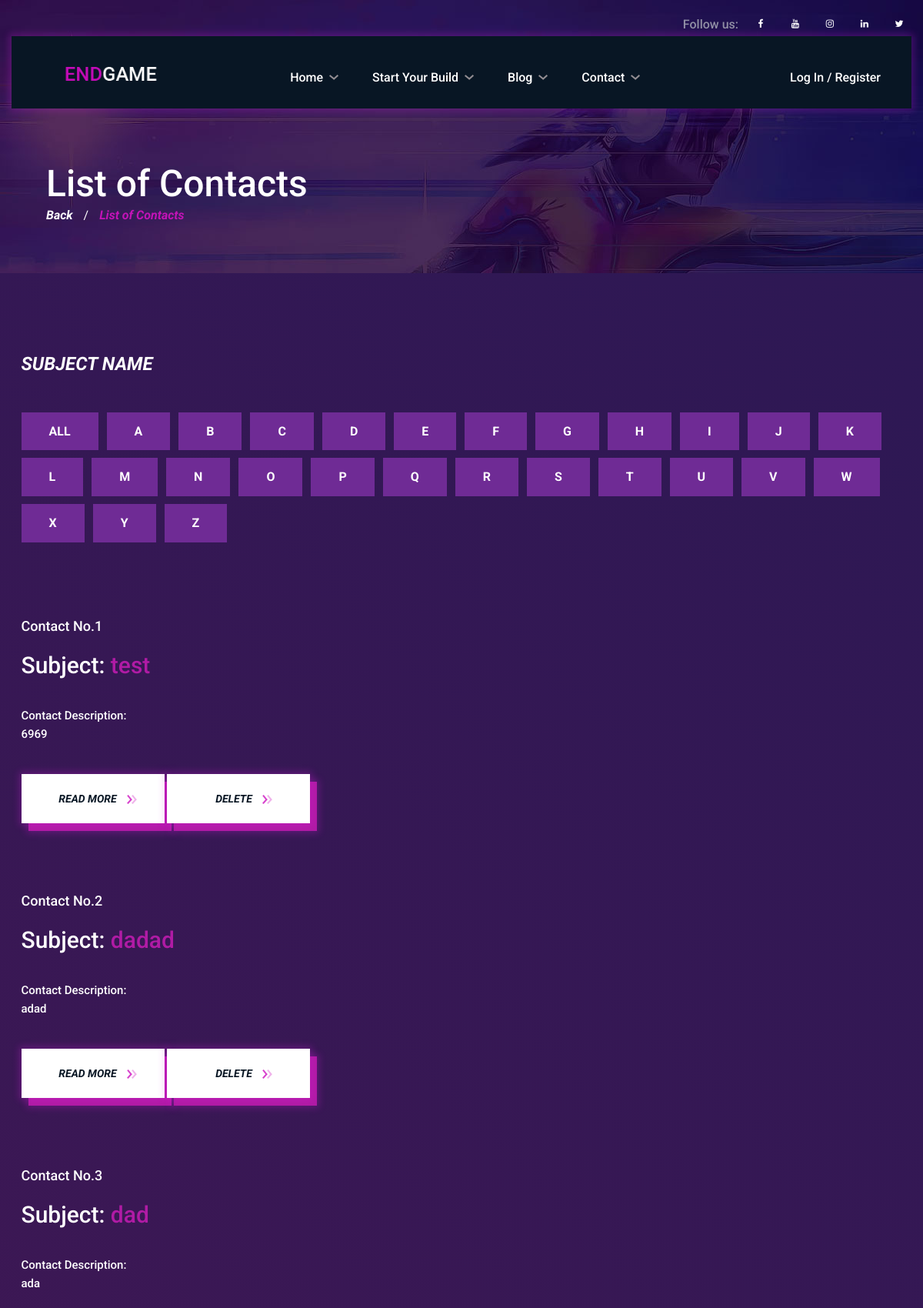
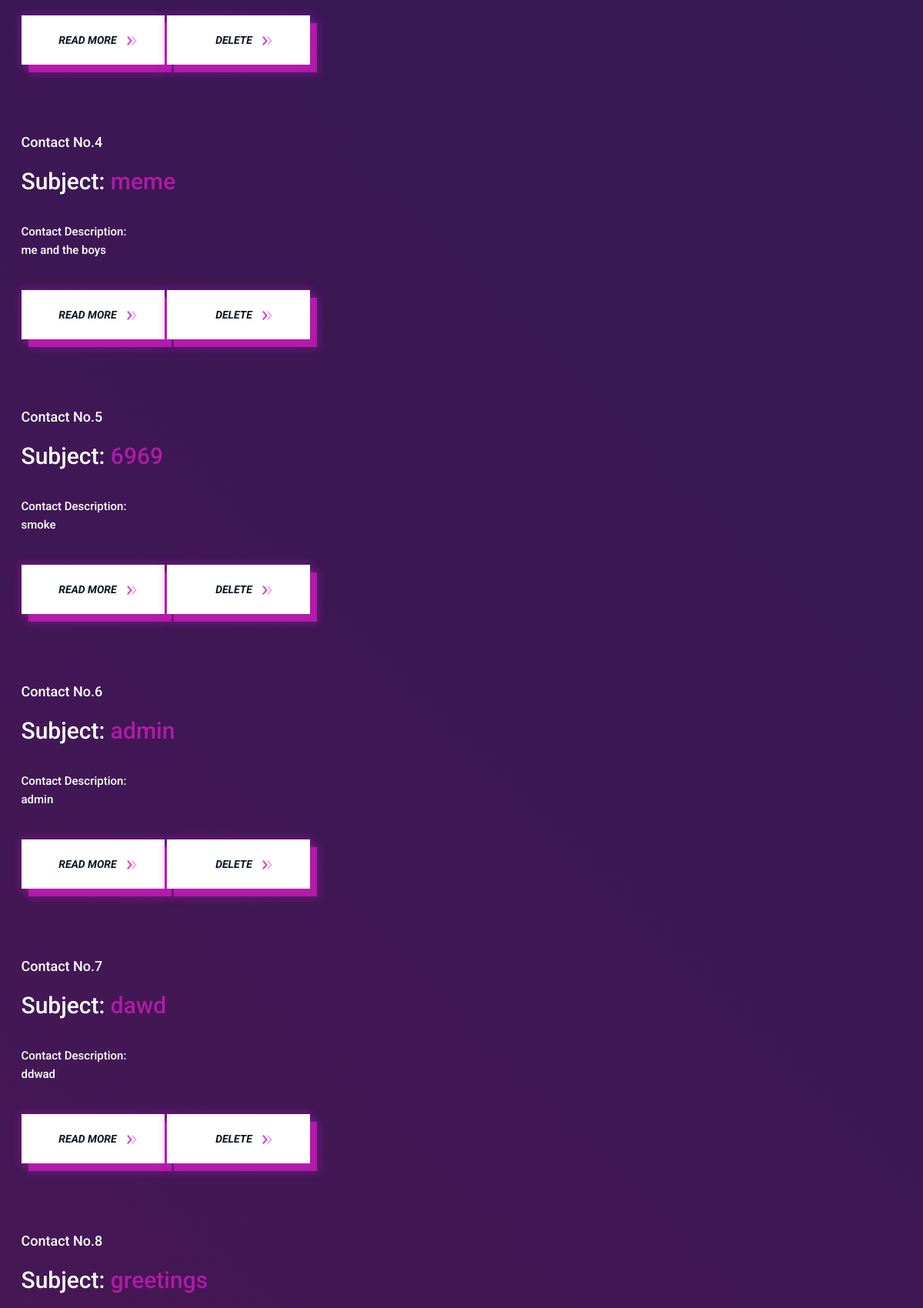
The page /contact_list.php (upper part) on the database its author committed (2 pictures, top to bottom).
### tables this page shows
CREATE TABLE `contact` (
  `contact_id` int(10) NOT NULL,
  `contact_name` varchar(50) NOT NULL,
  `contact_email` varchar(50) NOT NULL,
  `contact_subject` varchar(50) NOT NULL,
  `contact_message` varchar(300) NOT NULL,
  `contact_date_created` varchar(50) NOT NULL,
  `contact_created_by` varchar(50) NOT NULL
);

### contact_list.php (the view, shortened to what this page needs)
<?php
include("include/connectdb.php");
if(!isset($_GET['sub']) or $_GET['sub'] == 'all'){
	$qry_cont = "SELECT * FROM contact";
}elseif ($_GET['sub'] == 'a'){
	$qry_cont = "SELECT * FROM contact WHERE contact_subject LIKE 'a%' or contact_subject LIKE 'A%'";
}elseif ($_GET['sub'] == 'b') {
	$qry_cont = "SELECT * FROM contact WHERE contact_subject LIKE 'b%' or contact_subject LIKE 'B%'";
}elseif ($_GET['sub'] == 'c') {
	$qry_cont = "SELECT * FROM contact WHERE contact_subject LIKE 'c%' or contact_subject LIKE 'C%'";
}elseif ($_GET['sub'] == 'd') {
	$qry_cont = "SELECT * FROM contact WHERE contact_subject LIKE 'd%' or contact_subject LIKE 'D%'";
}elseif ($_GET['sub'] == 'e') {
	$qry_cont = "SELECT * FROM contact WHERE contact_subject LIKE 'e%' or contact_subject LIKE 'E%'";
}elseif ($_GET['sub'] == 'f') {
	$qry_cont = "SELECT * FROM contact WHERE contact_subject LIKE 'f%' or contact_subject LIKE 'F%'";
}elseif ($_GET['sub'] == 'g') {
	$qry_cont = "SELECT * FROM contact WHERE contact_subject LIKE 'g%' or contact_subject LIKE 'G%'";
}elseif ($_GET['sub'] == 'f') {
	$qry_cont = "SELECT * FROM contact WHERE contact_subject LIKE 'h%' or contact_subject LIKE 'H%'";
}elseif ($_GET['sub'] == 'h') {
	$qry_cont = "SELECT * FROM contact WHERE contact_subject LIKE 'i%' or contact_subject LIKE 'I%'";
}elseif ($_GET['sub'] == 'j') {
	$qry_cont = "SELECT * FROM contact WHERE contact_subject LIKE 'j%' or contact_subject LIKE 'J%'";
}elseif ($_GET['sub'] == 'k') {
	$qry_cont = "SELECT * FROM contact WHERE contact_subject LIKE 'k%' or contact_subject LIKE 'K%'";
}elseif ($_GET['sub'] == 'l'){
	$qry_cont = "SELECT * FROM contact WHERE contact_subject LIKE 'l%' or contact_subject LIKE 'L%'";
}elseif ($_GET['sub'] == 'm'){
	$qry_cont = "SELECT * FROM contact WHERE contact_subject LIKE 'm%' or contact_subject LIKE 'M%'";
}elseif ($_GET['sub'] == 'n'){
	$qry_cont = "SELECT * FROM contact WHERE contact_subject LIKE 'n%' or contact_subject LIKE 'N%'";
}elseif ($_GET['sub'] == 'o'){
	$qry_cont = "SELECT * FROM contact WHERE contact_subject LIKE 'o%' or contact_subject LIKE 'O%'";
}elseif ($_GET['sub'] == 'p'){
	$qry_cont = "SELECT * FROM contact WHERE contact_subject LIKE 'p%' or contact_subject LIKE 'P%'";
}elseif ($_GET['sub'] == 'q'){
	$qry_cont = "SELECT * FROM contact WHERE contact_subject LIKE 'q%' or contact_subject LIKE 'Q%'";
}elseif ($_GET['sub'] == 'r'){
	$qry_cont = "SELECT * FROM contact WHERE contact_subject LIKE 'r%' or contact_subject LIKE 'R%'";
}elseif ($_GET['sub'] == 's'){
	$qry_cont = "SELECT * FROM contact WHERE contact_subject LIKE 's%' or contact_subject LIKE 'S%'";
}elseif ($_GET['sub'] == 't'){
	$qry_cont = "SELECT * FROM contact WHERE contact_subject LIKE 't%' or contact_subject LIKE 'T%'";
}elseif ($_GET['sub'] == 'u'){
	$qry_cont = "SELECT * FROM contact WHERE contact_subject LIKE 'u%' or contact_subject LIKE 'U%'";
}elseif ($_GET['sub'] == 'v'){
	$qry_cont = "SELECT * FROM contact WHERE contact_subject LIKE 'v%' or contact_subject LIKE 'V%'";
}elseif ($_GET['sub'] == 'w'){
	$qry_cont = "SELECT * FROM contact WHERE contact_subject LIKE 'w%' or contact_subject LIKE 'W%'";
}elseif ($_GET['sub'] == 'x'){
	$qry_cont = "SELECT * FROM contact WHERE contact_subject LIKE 'x%' or contact_subject LIKE 'X%'";
}elseif ($_GET['sub'] == 'y'){
	$qry_cont = "SELECT * FROM contact WHERE contact_subject LIKE 'y%' or contact_subject LIKE 'Y%'";
}elseif ($_GET['sub'] == 'z'){
	$qry_cont = "SELECT * FROM contact WHERE contact_subject LIKE 'z%' or contact_subject LIKE 'Z%'";
}
$result_cont = mysqli_query($db, $qry_cont);
$num_result_cont = mysqli_num_rows($result_cont);
?>
<!DOCTYPE html>
<html lang="zxx">
<head>
	<link rel="stylesheet" href="css/bootstrap.min.css"/>
	<link rel="stylesheet" href="css/font-awesome.min.css"/>
	<link rel="stylesheet" href="css/slicknav.min.css"/>
	<link rel="stylesheet" href="css/owl.carousel.min.css"/>
	<link rel="stylesheet" href="css/magnific-popup.css"/>
	<link rel="stylesheet" href="css/animate.css"/>
	<link rel="stylesheet" href="css/style.css"/>
	<link rel="stylesheet" type="text/css" href="fonts/font-awesome-4.7.0/css/font-awesome.min.css">
	<link rel="stylesheet" type="text/css" href="vendor/animate/animate.css">
	<link rel="stylesheet" type="text/css" href="vendor/select2/select2.min.css">
	<link rel="stylesheet" type="text/css" href="vendor/perfect-scrollbar/perfect-scrollbar.css">
	<link rel="stylesheet" type="text/css" href="css/util.css">
	<link rel="stylesheet" type="text/css" href="css/list.css">
</head>
<body>
	<?php
	include("include/header.php");
	?>
	<section class="page-top-section set-bg" data-setbg="img/page-top-bg/4.jpg">
		<div class="page-info">
			<h2>List of Contacts</h2>
			<div class="site-breadcrumb">
				<a href="javascript:history.back()">Back</a>  /
				<span>List of Contacts</span>
			</div>
		</div>
	</section>
	<section class="review-section">
		<div class="container">
			<div class="widget-item">
				<h4 style="color: #fff;text-transform: uppercase;font-weight: 700;font-style: italic;margin-bottom: 48px;">subject name</h4>
					<ul class="blog-filter">
						<li><a href="contact_list.php?sub=all">ALL</a></li>
						<li><a href="contact_list.php?sub=a">A</a></li>
						<li><a href="contact_list.php?sub=b">B</a></li>
						<li><a href="contact_list.php?sub=c">C</a></li>
						<li><a href="contact_list.php?sub=d">D</a></li>
						<li><a href="contact_list.php?sub=e">E</a></li>
						<li><a href="contact_list.php?sub=f">F</a></li>
						<li><a href="contact_list.php?sub=g">G</a></li>
						<li><a href="contact_list.php?sub=h">H</a></li>
						<li><a href="contact_list.php?sub=i">I</a></li>
						<li><a href="contact_list.php?sub=j">J</a></li>
						<li><a href="contact_list.php?sub=k">K</a></li>
						<li><a href="contact_list.php?sub=l">L</a></li>
						<li><a href="contact_list.php?sub=m">M</a></li>
						<li><a href="contact_list.php?sub=n">N</a></li>
						<li><a href="contact_list.php?sub=o">O</a></li>
						<li><a href="contact_list.php?sub=p">P</a></li>
						<li><a href="contact_list.php?sub=q">Q</a></li>
						<li><a href="contact_list.php?sub=r">R</a></li>
						<li><a href="contact_list.php?sub=s">S</a></li>
						<li><a href="contact_list.php?sub=t">T</a></li>
						<li><a href="contact_list.php?sub=u">U</a></li>
						<li><a href="contact_list.php?sub=v">V</a></li>
						<li><a href="contact_list.php?sub=w">W</a></li>
						<li><a href="contact_list.php?sub=x">X</a></li>
						<li><a href="contact_list.php?sub=y">Y</a></li>
						<li><a href="contact_list.php?sub=z">Z</a></li>
					</ul>
			</div>
			<?php for($c=0; $c<$num_result_cont; $c++){ ?>
			<?php $cont = mysqli_fetch_assoc($result_cont);?>
			<div class="review-item">
				<div class="row">
					<div class="col-lg-8">
						<div class="review-content text-box text-white">
							<div class="top-meta">Contact No.<?php echo $c+1;?></div>
							<h3>Subject: <font color="#b01ba5"><?php echo $cont['contact_subject'];?></font></h3>
							<p style="color:white;">
							Contact Description:<br><?php if(strlen($cont['contact_message'])>30){echo substr($cont['contact_message'],0,30);echo ". . .";}else{;echo substr($cont['contact_message'],0,50);}?>
							</p>
							<a href="read_contact.php?readcont=<?php echo $cont['contact_id'];?>&no=<?php echo $c+1;?>"><button class="site-btn">Read More<img src="img/icons/double-arrow.png" alt="#"/></button></a>
							<a href="delete_contact.php?deletecont=<?php echo $cont['contact_id'];?>"><button class="site-btn">Delete<img src="img/icons/double-arrow.png" alt="#"/></button></a>
						</div>
					</div>
				</div>
			</div>
			<?php }?>
		</div>
	</section>
	</body>
</html>

### css/style.css (style rules this page uses)
html, body { height: 100%; font-family: 'Roboto', sans-serif; -webkit-font-smoothing: antialiased; font-smoothing: antialiased; }
h1, h2, h3, h4, h5, h6 { margin: 0; color: #111111; font-weight: 500; }
h2 { font-size: 36px; }
h3 { font-size: 30px; }
h4 { font-size: 24px; }
p { font-size: 15px; color: #585858; line-height: 1.6; font-weight: 500; }
img { max-width: 100%; }
ul, ol { padding: 0; margin: 0; }
::placeholder { color: #fff; font-style: italic; text-transform: uppercase; }
.set-bg { background-repeat: no-repeat; background-size: cover; background-position: top center; }
.text-white h1, .text-white h2, .text-white h3, .text-white h4, .text-white h5, .text-white h6, .text-white p, .text-white span, .text-white li, .text-white a { color: #fff; }
.site-btn { display: inline-block; border: none; font-size: 14px; font-weight: 700; font-style: italic; min-width: 186px; padding: 24px 30px; border-radius: 0; text-transform: uppercase; color: #081624; line-height: normal; cursor: pointer; text-align: center; background: #fff; position: relative; z-index: 1; }
.site-btn img { position: relative; left: 13px; width: auto !important; display: inline-block !important; }
.site-btn:after, .site-btn:before { position: absolute; content: ""; width: 100%; height: 100%; left: 9px; top: 10px; background: #b01ba5; z-index: -2; -webkit-box-shadow: 0 0 9px 3px rgba(226, 30, 228, 0.24); box-shadow: 0 0 9px 3px rgba(226, 30, 228, 0.24); }
.site-btn:before { left: 0; top: 0; background: #fff; z-index: -1; }
.text-box .top-meta { font-size: 18px; font-weight: 500; margin-bottom: 20px; }
.text-box h3 { margin-bottom: 40px; max-width: 370px; }
.text-box p { font-size: 15px; font-weight: 500; color: #68647d; margin-bottom: 35px; }
.blog-filter { list-style: none; display: block; }
.blog-filter li { display: inline-block; }
.blog-filter li a { display: block; color: #fff; padding: 16px 36px; font-size: 16px; font-weight: 700; background: #6f2b95; line-height: 1.1; margin-right: 7px; -webkit-transition: all 0.3s; -o-transition: all 0.3s; transition: all 0.3s; margin-bottom: 10px; }
.widget-item { margin-bottom: 85px; }
.page-top-section { height: 355px; padding-top: 210px; }
.page-info { max-width: 1496px; margin: 0 auto; font-size: 16px; color: #fff; padding-left: 60px; }
.page-info h2 { color: #fff; font-size: 48px; }
.site-breadcrumb a, .site-breadcrumb span { font-style: italic; color: #fff; margin: 0 10px; font-weight: 700; }
.site-breadcrumb a:first-child { margin-left: 0; }
.site-breadcrumb span { color: #c313b7; }
.games-single-page, .review-section, .blog-page, .contact-page { padding: 104px 0; background: #501755; background: -webkit-linear-gradient(45deg, #501755 0%, #2d1854 100%); background: -o-linear-gradient(45deg, #501755 0%, #2d1854 100%); background: linear-gradient(45deg, #501755 0%, #2d1854 100%); filter: progid:DXImageTransform.Microsoft.gradient( startColorstr='#501755', endColorstr='#2d1854', GradientType=1); }
.review-item { margin-bottom: 87px; }
.review-content { position: relative; }
.review-content h3 { max-width: 100%; margin-bottom: 35px; }
.review-content p { margin-bottom: 40px; }
@media (min-width: 1200px) { .container { max-width: 1175px; } }

### css/list.css (style rules this page uses)
* { margin: 0px; padding: 0px; box-sizing: border-box; }
body, html { height: 100%; }
a { margin: 0px; transition: all 0.4s; -webkit-transition: all 0.4s; -o-transition: all 0.4s; -moz-transition: all 0.4s; }
h1,h2,h3,h4,h5,h6 { margin: 0px; }
p { margin: 0px; }
ul, li { margin: 0px; list-style-type: none; }
button { outline: none !important; border: none; background: transparent; }

### rows shown on the page
contact: contact_subject "test", contact_message "6969"
contact: contact_subject "dadad", contact_message "adad"
contact: contact_subject "dad", contact_message "ada"
contact: contact_subject "meme", contact_message "me and the boys"
contact: contact_subject "6969", contact_message "smoke"
contact: contact_subject "admin", contact_message "admin"
contact: contact_subject "dawd", contact_message "ddwad"
contact: contact_subject "greetings"
